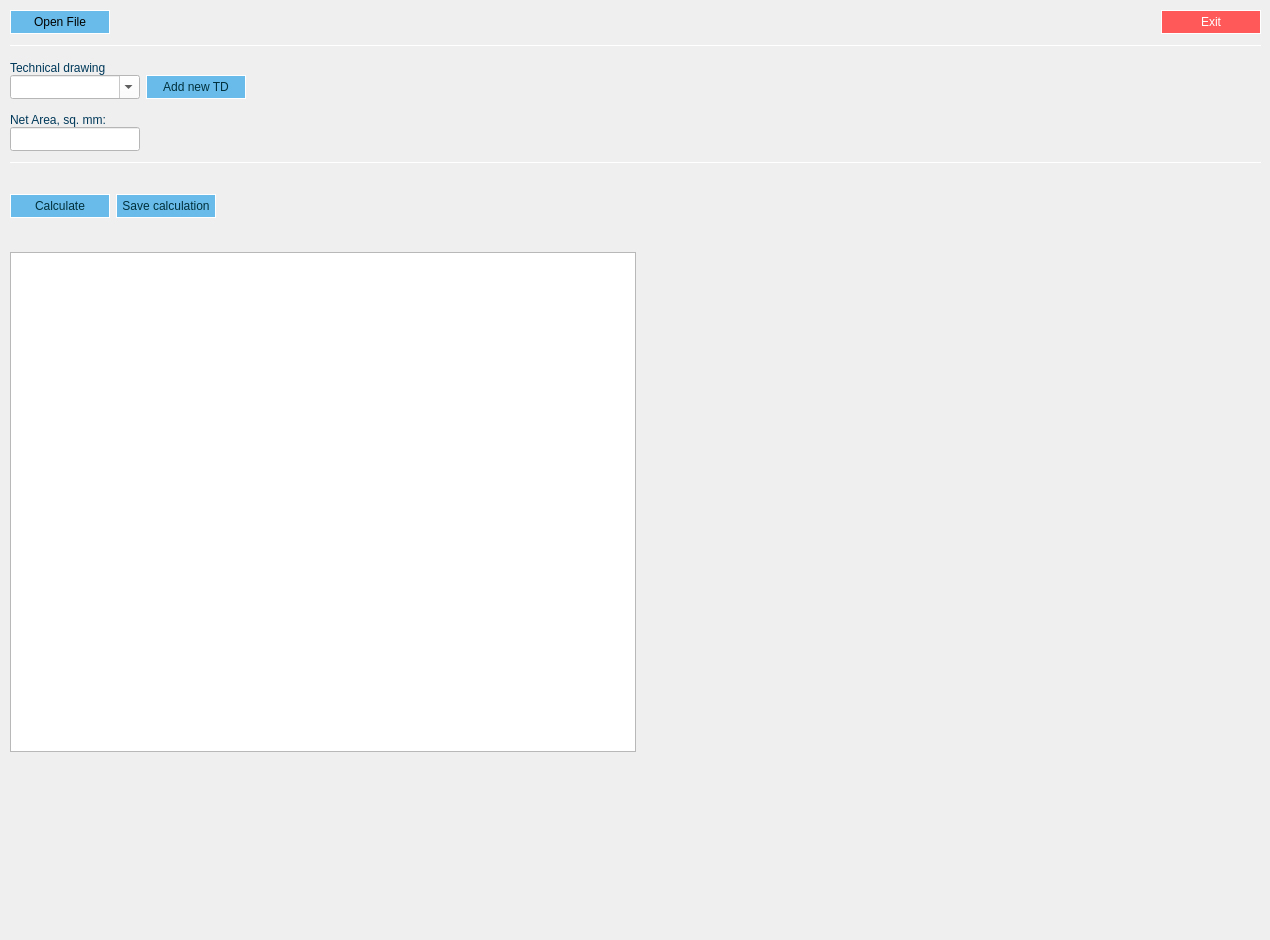
    <widget class="QWidget" name="tab">
     <property name="baseSize">
      <size>
       <width>0</width>
       <height>3</height>
      </size>
     </property>
     <attribute name="title">
      <string>Ink coverage</string>
     </attribute>
     <widget class="QWidget" name="verticalLayoutWidget">
      <property name="geometry">
       <rect>
        <x>10</x>
        <y>10</y>
        <width>1251</width>
        <height>921</height>
       </rect>
      </property>
      <layout class="QVBoxLayout" name="verticalLayout">
       <property name="spacing">
        <number>10</number>
       </property>
       <item>
        <layout class="QHBoxLayout" name="horizontalLayout">
         <property name="spacing">
          <number>0</number>
         </property>
         <item>
          <widget class="QPushButton" name="open_button">
           <property name="sizePolicy">
            <sizepolicy hsizetype="Minimum" vsizetype="Fixed">
             <horstretch>0</horstretch>
             <verstretch>0</verstretch>
            </sizepolicy>
           </property>
           <property name="minimumSize">
            <size>
             <width>100</width>
             <height>24</height>
            </size>
           </property>
           <property name="styleSheet">
            <string notr="true">QPushButton {
     border: 1px solid #ffffff;
	background-color: #69BCE9;
}

QPushButton:hover {
	background-color: #AFD8F2;
}

QPushButton:pressed {
     background-color: #ffffff;
}</string>
           </property>
           <property name="text">
            <string>Open File</string>
           </property>
          </widget>
         </item>
         <item>
          <widget class="QLabel" name="load_message">
           <property name="sizePolicy">
            <sizepolicy hsizetype="MinimumExpanding" vsizetype="Fixed">
             <horstretch>0</horstretch>
             <verstretch>0</verstretch>
            </sizepolicy>
           </property>
           <property name="minimumSize">
            <size>
             <width>100</width>
             <height>24</height>
            </size>
           </property>
           <property name="styleSheet">
            <string notr="true">font: 10pt &quot;Segoe UI&quot;; color: rgb(0, 57, 90)</string>
           </property>
           <property name="text">
            <string/>
           </property>
          </widget>
         </item>
         <item>
          <spacer name="horizontalSpacer">
           <property name="orientation">
            <enum>Qt::Horizontal</enum>
           </property>
           <property name="sizeHint" stdset="0">
            <size>
             <width>40</width>
             <height>20</height>
            </size>
           </property>
          </spacer>
         </item>
         <item>
          <widget class="QPushButton" name="exit_button_inks">
           <property name="sizePolicy">
            <sizepolicy hsizetype="Fixed" vsizetype="Minimum">
             <horstretch>0</horstretch>
             <verstretch>0</verstretch>
            </sizepolicy>
           </property>
           <property name="minimumSize">
            <size>
             <width>100</width>
             <height>24</height>
            </size>
           </property>
           <property name="palette">
            <palette>
             <active>
              <colorrole role="WindowText">
               <brush brushstyle="SolidPattern">
                <color alpha="255">
                 <red>255</red>
                 <green>255</green>
                 <blue>255</blue>
                </color>
               </brush>
              </colorrole>
              <colorrole role="Button">
               <brush brushstyle="SolidPattern">
                <color alpha="255">
                 <red>255</red>
                 <green>89</green>
                 <blue>89</blue>
                </color>
               </brush>
              </colorrole>
              <colorrole role="Text">
               <brush brushstyle="SolidPattern">
                <color alpha="255">
                 <red>255</red>
                 <green>255</green>
                 <blue>255</blue>
                </color>
               </brush>
              </colorrole>
              <colorrole role="ButtonText">
               <brush brushstyle="SolidPattern">
                <color alpha="255">
                 <red>255</red>
                 <green>255</green>
                 <blue>255</blue>
                </color>
               </brush>
              </colorrole>
              <colorrole role="Base">
               <brush brushstyle="SolidPattern">
                <color alpha="255">
                 <red>255</red>
                 <green>89</green>
                 <blue>89</blue>
                </color>
               </brush>
              </colorrole>
              <colorrole role="Window">
               <brush brushstyle="SolidPattern">
                <color alpha="255">
                 <red>255</red>
                 <green>89</green>
                 <blue>89</blue>
                </color>
               </brush>
              </colorrole>
              <colorrole role="PlaceholderText">
               <brush brushstyle="SolidPattern">
                <color alpha="255">
                 <red>255</red>
                 <green>255</green>
                 <blue>255</blue>
                </color>
               </brush>
              </colorrole>
             </active>
             <inactive>
              <colorrole role="WindowText">
               <brush brushstyle="SolidPattern">
                <color alpha="255">
                 <red>255</red>
                 <green>255</green>
                 <blue>255</blue>
                </color>
               </brush>
              </colorrole>
              <colorrole role="Button">
               <brush brushstyle="SolidPattern">
                <color alpha="255">
                 <red>255</red>
                 <green>89</green>
                 <blue>89</blue>
                </color>
               </brush>
              </colorrole>
              <colorrole role="Text">
               <brush brushstyle="SolidPattern">
                <color alpha="255">
                 <red>255</red>
                 <green>255</green>
                 <blue>255</blue>
                </color>
               </brush>
              </colorrole>
              <colorrole role="ButtonText">
               <brush brushstyle="SolidPattern">
                <color alpha="255">
                 <red>255</red>
                 <green>255</green>
                 <blue>255</blue>
                </color>
               </brush>
              </colorrole>
              <colorrole role="Base">
               <brush brushstyle="SolidPattern">
                <color alpha="255">
                 <red>255</red>
                 <green>89</green>
                 <blue>89</blue>
                </color>
               </brush>
              </colorrole>
              <colorrole role="Window">
               <brush brushstyle="SolidPattern">
                <color alpha="255">
                 <red>255</red>
                 <green>89</green>
                 <blue>89</blue>
                </color>
               </brush>
              </colorrole>
              <colorrole role="PlaceholderText">
               <brush brushstyle="SolidPattern">
                <color alpha="255">
                 <red>255</red>
                 <green>255</green>
                 <blue>255</blue>
                </color>
               </brush>
              </colorrole>
             </inactive>
             <disabled>
              <colorrole role="WindowText">
               <brush brushstyle="SolidPattern">
                <color alpha="255">
                 <red>255</red>
                 <green>255</green>
                 <blue>255</blue>
                </color>
               </brush>
              </colorrole>
              <colorrole role="Button">
               <brush brushstyle="SolidPattern">
                <color alpha="255">
                 <red>255</red>
                 <green>89</green>
                 <blue>89</blue>
                </color>
               </brush>
              </colorrole>
              <colorrole role="Text">
               <brush brushstyle="SolidPattern">
                <color alpha="255">
                 <red>255</red>
                 <green>255</green>
                 <blue>255</blue>
                </color>
               </brush>
              </colorrole>
              <colorrole role="ButtonText">
               <brush brushstyle="SolidPattern">
                <color alpha="255">
                 <red>255</red>
                 <green>255</green>
                 <blue>255</blue>
                </color>
               </brush>
              </colorrole>
              <colorrole role="Base">
               <brush brushstyle="SolidPattern">
                <color alpha="255">
                 <red>255</red>
                 <green>89</green>
                 <blue>89</blue>
                </color>
               </brush>
              </colorrole>
              <colorrole role="Window">
               <brush brushstyle="SolidPattern">
                <color alpha="255">
                 <red>255</red>
                 <green>89</green>
                 <blue>89</blue>
                </color>
               </brush>
              </colorrole>
              <colorrole role="PlaceholderText">
               <brush brushstyle="SolidPattern">
                <color alpha="255">
                 <red>255</red>
                 <green>255</green>
                 <blue>255</blue>
                </color>
               </brush>
              </colorrole>
             </disabled>
            </palette>
           </property>
           <property name="styleSheet">
            <string notr="true">QPushButton {
    border: 1px solid #ffffff;
	background-color: #ff5959;
	font: 700 9pt &quot;Segoe UI&quot;; color: #ffffff;
}


QPushButton:hover {
	background-color: #ff8787;
	font: 700 9pt &quot;Segoe UI&quot;; color: #ffffff;
}

QPushButton:pressed {
    background-color: #ffcdcd;
	font: 700 9pt &quot;Segoe UI&quot;; color: #ffffff;
}</string>
           </property>
           <property name="text">
            <string>Exit</string>
           </property>
          </widget>
         </item>
        </layout>
       </item>
       <item>
        <widget class="Line" name="line">
         <property name="sizePolicy">
          <sizepolicy hsizetype="Expanding" vsizetype="Fixed">
           <horstretch>0</horstretch>
           <verstretch>0</verstretch>
          </sizepolicy>
         </property>
         <property name="styleSheet">
          <string notr="true">color: rgb(255, 255, 255);</string>
         </property>
         <property name="frameShadow">
          <enum>QFrame::Plain</enum>
         </property>
         <property name="orientation">
          <enum>Qt::Horizontal</enum>
         </property>
        </widget>
       </item>
       <item>
        <layout class="QHBoxLayout" name="horizontalLayout_2">
         <property name="spacing">
          <number>0</number>
         </property>
         <item>
          <layout class="QVBoxLayout" name="verticalLayout_2">
           <property name="spacing">
            <number>0</number>
           </property>
           <item>
            <widget class="QLabel" name="td_label">
             <property name="sizePolicy">
              <sizepolicy hsizetype="Fixed" vsizetype="Fixed">
               <horstretch>0</horstretch>
               <verstretch>0</verstretch>
              </sizepolicy>
             </property>
             <property name="minimumSize">
              <size>
               <width>0</width>
               <height>18</height>
              </size>
             </property>
             <property name="styleSheet">
              <string notr="true">font: 10pt &quot;Segoe UI&quot;; color: rgb(0, 57, 90)</string>
             </property>
             <property name="text">
              <string>Technical drawing</string>
             </property>
             <property name="alignment">
              <set>Qt::AlignBottom|Qt::AlignLeading|Qt::AlignLeft</set>
             </property>
            </widget>
           </item>
           <item>
            <widget class="QComboBox" name="technical_drawing">
             <property name="sizePolicy">
              <sizepolicy hsizetype="Fixed" vsizetype="Fixed">
               <horstretch>0</horstretch>
               <verstretch>0</verstretch>
              </sizepolicy>
             </property>
             <property name="minimumSize">
              <size>
               <width>130</width>
               <height>24</height>
              </size>
             </property>
             <property name="styleSheet">
              <string notr="true">background-color: rgb(255, 255, 255);</string>
             </property>
             <property name="editable">
              <bool>true</bool>
             </property>
             <property name="currentText">
              <string/>
             </property>
             <property name="placeholderText">
              <string/>
             </property>
             <item>
              <property name="text">
               <string/>
              </property>
             </item>
            </widget>
           </item>
          </layout>
         </item>
         <item>
          <layout class="QVBoxLayout" name="verticalLayout_4">
           <property name="spacing">
            <number>0</number>
           </property>
           <property name="leftMargin">
            <number>6</number>
           </property>
           <item>
            <widget class="QLabel" name="td_label_2">
             <property name="sizePolicy">
              <sizepolicy hsizetype="Fixed" vsizetype="Fixed">
               <horstretch>0</horstretch>
               <verstretch>0</verstretch>
              </sizepolicy>
             </property>
             <property name="minimumSize">
              <size>
               <width>100</width>
               <height>18</height>
              </size>
             </property>
             <property name="styleSheet">
              <string notr="true">font: 10pt &quot;Segoe UI&quot;; color: rgb(0, 57, 90)</string>
             </property>
             <property name="text">
              <string/>
             </property>
             <property name="alignment">
              <set>Qt::AlignBottom|Qt::AlignLeading|Qt::AlignLeft</set>
             </property>
            </widget>
           </item>
           <item>
            <widget class="QPushButton" name="add_td_button">
             <property name="sizePolicy">
              <sizepolicy hsizetype="Fixed" vsizetype="Fixed">
               <horstretch>0</horstretch>
               <verstretch>0</verstretch>
              </sizepolicy>
             </property>
             <property name="minimumSize">
              <size>
               <width>100</width>
               <height>24</height>
              </size>
             </property>
             <property name="styleSheet">
              <string notr="true">QPushButton {
    border: 1px solid #ffffff;
	background-color: #69BCE9;
	color: #00303C
}

QPushButton:hover {
	background-color: #AFD8F2;
	color: #00303C
}

QPushButton:pressed {
    background-color: #ffffff;
	color: #00303C
}</string>
             </property>
             <property name="text">
              <string>Add new TD</string>
             </property>
            </widget>
           </item>
          </layout>
         </item>
         <item>
          <spacer name="horizontalSpacer_2">
           <property name="orientation">
            <enum>Qt::Horizontal</enum>
           </property>
           <property name="sizeHint" stdset="0">
            <size>
             <width>40</width>
             <height>20</height>
            </size>
           </property>
          </spacer>
         </item>
        </layout>
       </item>
       <item>
        <layout class="QHBoxLayout" name="horizontalLayout_3">
         <property name="spacing">
          <number>0</number>
         </property>
         <item>
          <layout class="QVBoxLayout" name="verticalLayout_3">
           <property name="spacing">
            <number>0</number>
           </property>
           <item>
            <widget class="QLabel" name="net_area_label">
             <property name="sizePolicy">
              <sizepolicy hsizetype="Fixed" vsizetype="Fixed">
               <horstretch>0</horstretch>
               <verstretch>0</verstretch>
              </sizepolicy>
             </property>
             <property name="minimumSize">
              <size>
               <width>0</width>
               <height>18</height>
              </size>
             </property>
             <property name="styleSheet">
              <string notr="true">font: 10pt &quot;Segoe UI&quot;; color: rgb(0, 57, 90)</string>
             </property>
             <property name="text">
              <string>Net Area, sq. mm:</string>
             </property>
             <property name="alignment">
              <set>Qt::AlignBottom|Qt::AlignLeading|Qt::AlignLeft</set>
             </property>
            </widget>
           </item>
           <item>
            <widget class="QLineEdit" name="net_area">
             <property name="sizePolicy">
              <sizepolicy hsizetype="Fixed" vsizetype="Fixed">
               <horstretch>0</horstretch>
               <verstretch>0</verstretch>
              </sizepolicy>
             </property>
             <property name="minimumSize">
              <size>
               <width>130</width>
               <height>24</height>
              </size>
             </property>
             <property name="styleSheet">
              <string notr="true">background-color: rgb(255, 255, 255);</string>
             </property>
             <property name="text">
              <string/>
             </property>
            </widget>
           </item>
          </layout>
         </item>
         <item>
          <spacer name="horizontalSpacer_3">
           <property name="orientation">
            <enum>Qt::Horizontal</enum>
           </property>
           <property name="sizeHint" stdset="0">
            <size>
             <width>40</width>
             <height>20</height>
            </size>
           </property>
          </spacer>
         </item>
        </layout>
       </item>
       <item>
        <widget class="Line" name="line_2">
         <property name="sizePolicy">
          <sizepolicy hsizetype="Expanding" vsizetype="Fixed">
           <horstretch>0</horstretch>
           <verstretch>0</verstretch>
          </sizepolicy>
         </property>
         <property name="styleSheet">
          <string notr="true">color: rgb(255, 255, 255);</string>
         </property>
         <property name="frameShadow">
          <enum>QFrame::Plain</enum>
         </property>
         <property name="orientation">
          <enum>Qt::Horizontal</enum>
         </property>
        </widget>
       </item>
       <item>
        <layout class="QHBoxLayout" name="horizontalLayout_5">
         <property name="spacing">
          <number>6</number>
         </property>
         <property name="topMargin">
          <number>20</number>
         </property>
         <property name="bottomMargin">
          <number>0</number>
         </property>
         <item>
          <widget class="QPushButton" name="calculate_button_inks">
           <property name="enabled">
            <bool>true</bool>
           </property>
           <property name="sizePolicy">
            <sizepolicy hsizetype="Fixed" vsizetype="Fixed">
             <horstretch>0</horstretch>
             <verstretch>0</verstretch>
            </sizepolicy>
           </property>
           <property name="minimumSize">
            <size>
             <width>100</width>
             <height>24</height>
            </size>
           </property>
           <property name="toolTip">
            <string>Calculate ink coverage</string>
           </property>
           <property name="styleSheet">
            <string notr="true">QPushButton {
    border: 1px solid #ffffff;
	background-color: #69BCE9;
	color: #00303C
}

QPushButton:hover {
	background-color: #AFD8F2;
	color: #00303C
}

QPushButton:pressed {
    background-color: #ffffff;
	color: #00303C
}</string>
           </property>
           <property name="text">
            <string>Calculate</string>
           </property>
          </widget>
         </item>
         <item>
          <widget class="QPushButton" name="save_calc_button_inks">
           <property name="enabled">
            <bool>true</bool>
           </property>
           <property name="sizePolicy">
            <sizepolicy hsizetype="Fixed" vsizetype="Fixed">
             <horstretch>0</horstretch>
             <verstretch>0</verstretch>
            </sizepolicy>
           </property>
           <property name="minimumSize">
            <size>
             <width>100</width>
             <height>24</height>
            </size>
           </property>
           <property name="styleSheet">
            <string notr="true">QPushButton {
    border: 1px solid #ffffff;
	background-color: #69BCE9;
	color: #00303C
}

QPushButton:hover {
	background-color: #AFD8F2;
	color: #00303C
}

QPushButton:pressed {
    background-color: #ffffff;
	color: #00303C
}</string>
           </property>
           <property name="text">
            <string>Save calculation</string>
           </property>
          </widget>
         </item>
         <item>
          <spacer name="horizontalSpacer_5">
           <property name="orientation">
            <enum>Qt::Horizontal</enum>
           </property>
           <property name="sizeHint" stdset="0">
            <size>
             <width>40</width>
             <height>20</height>
            </size>
           </property>
          </spacer>
         </item>
        </layout>
       </item>
       <item>
        <widget class="QLabel" name="error_label">
         <property name="styleSheet">
          <string notr="true">font: 10pt &quot;Segoe UI&quot;; color: rgb(255, 0, 0)</string>
         </property>
         <property name="text">
          <string/>
         </property>
        </widget>
       </item>
       <item>
        <layout class="QHBoxLayout" name="horizontalLayout_4">
         <property name="spacing">
          <number>0</number>
         </property>
         <item>
          <widget class="QTableView" name="result_table_inks">
           <property name="sizePolicy">
            <sizepolicy hsizetype="Expanding" vsizetype="Minimum">
             <horstretch>0</horstretch>
             <verstretch>0</verstretch>
            </sizepolicy>
           </property>
           <property name="minimumSize">
            <size>
             <width>0</width>
             <height>500</height>
            </size>
           </property>
           <property name="styleSheet">
            <string notr="true">QHeaderView:section { color:#00303C; background-color:#D7EBF8; }
QTableCornerButton:section { background-color:#D7EBF8; }</string>
           </property>
          </widget>
         </item>
         <item>
          <spacer name="horizontalSpacer_4">
           <property name="orientation">
            <enum>Qt::Horizontal</enum>
           </property>
           <property name="sizeHint" stdset="0">
            <size>
             <width>40</width>
             <height>20</height>
            </size>
           </property>
          </spacer>
         </item>
        </layout>
       </item>
       <item>
        <spacer name="verticalSpacer">
         <property name="orientation">
          <enum>Qt::Vertical</enum>
         </property>
         <property name="sizeHint" stdset="0">
          <size>
           <width>20</width>
           <height>40</height>
          </size>
         </property>
        </spacer>
       </item>
      </layout>
     </widget>
    </widget>
